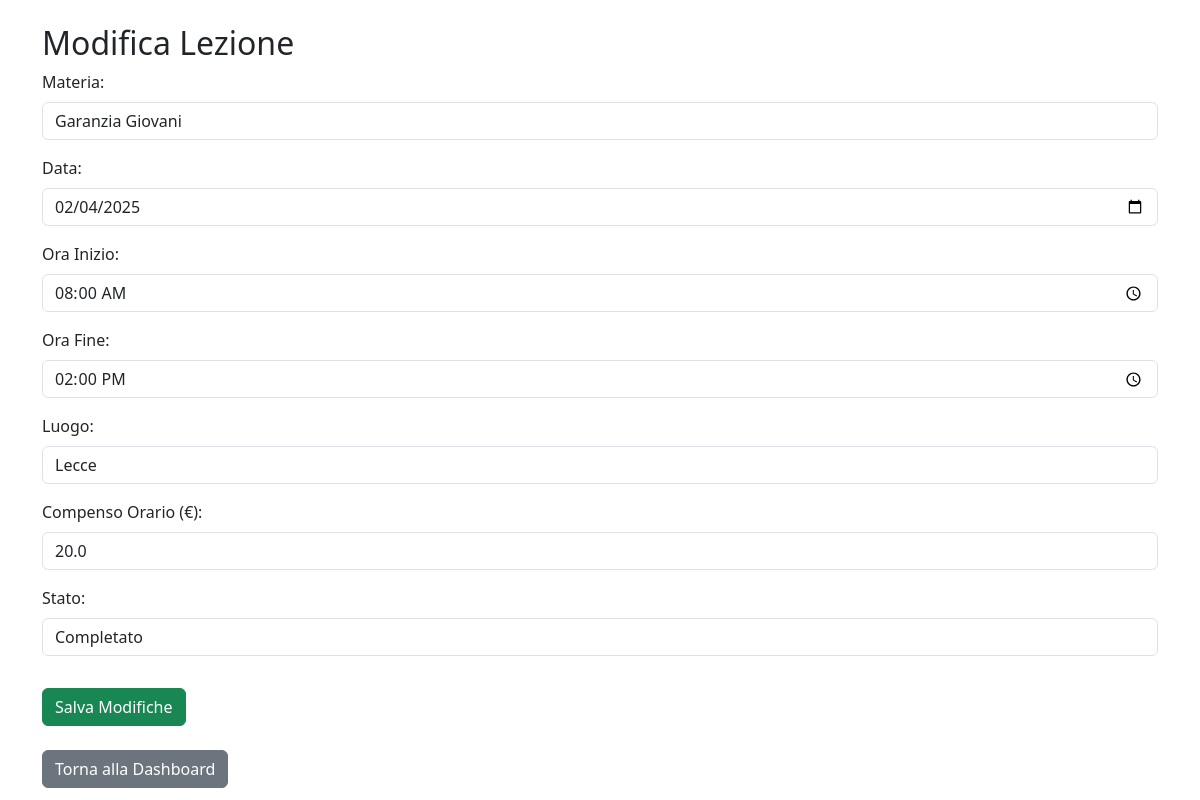
The app's page /modifica_lezione/1 (signed in) with its own data.
### tables this page shows
CREATE TABLE lezioni (
            id INTEGER PRIMARY KEY AUTOINCREMENT,
            id_corso TEXT NOT NULL,
            materia TEXT NOT NULL,
            data TEXT NOT NULL,
            ora_inizio TEXT NOT NULL,
            ora_fine TEXT NOT NULL,
            luogo TEXT NOT NULL,
            compenso_orario REAL NOT NULL,
            stato TEXT NOT NULL,
            fatturato INTEGER DEFAULT 0,
            mese_fatturato TEXT DEFAULT NULL
        );

### routes/lezioni.py (the view, shortened to what this page needs)
@lezioni_bp.route("/modifica_lezione/<int:lezione_id>", methods=["GET", "POST"])
@login_required
def modifica_lezione(lezione_id):
    with db_connection() as conn:
        cursor = conn.cursor()
        placeholder = get_placeholder()
        cursor.execute(f"SELECT * FROM lezioni WHERE id={placeholder}", (lezione_id,))
        lezione = cursor.fetchone()
    return render_template("modifica_lezione.html", lezione=lezione)

### database.py (called while the page is built)
def get_db_connection():
    conn = sqlite3.connect(DB_PATH)
    conn.row_factory = sqlite3.Row
    return conn

@contextmanager
def db_connection():
    conn = get_db_connection()
    try:
        yield conn
    finally:
        conn.close()

### db_utils.py (called while the page is built)
def get_placeholder():
    return "%s" if USE_POSTGRES else "?"

### models/user.py (called while the page is built)
def load_user_from_db(user_id):
    try:
        user_id_int = int(user_id)
        placeholder = get_placeholder()
        with db_connection() as conn:
            cursor = conn.cursor()
            cursor.execute(f"SELECT * FROM users WHERE id = {placeholder}", (user_id_int,))
            user = cursor.fetchone()
            if user:
                return User(id=user['id'])
    except Exception as e:
        print(f"Errore in load_user_from_db: {e}")
    return None

### templates/modifica_lezione.html (shortened to what this page needs)
<!DOCTYPE html>
<html lang="it">
<head>
    <link rel="stylesheet" href="https://cdn.jsdelivr.net/npm/bootstrap@5.3.0/dist/css/bootstrap.min.css">
</head>
<body>
    <div class="container mt-4">
        <h2>Modifica Lezione</h2>
        <form method="post">
            <div class="mb-3">
                <label for="materia" class="form-label">Materia:</label>
                <input class="form-control" type="text" id="materia" name="materia" value="{{ lezione['materia'] }}" required>
            </div>
            <div class="mb-3">
                <label for="data" class="form-label">Data:</label>
                <input class="form-control" type="date" id="data" name="data" value="{{ lezione['data'] }}" required>
            </div>
            <div class="mb-3">
                <label for="ora_inizio" class="form-label">Ora Inizio:</label>
                <input class="form-control" type="time" id="ora_inizio" name="ora_inizio" value="{{ lezione['ora_inizio'] }}" required>
            </div>
            <div class="mb-3">
                <label for="ora_fine" class="form-label">Ora Fine:</label>
                <input class="form-control" type="time" id="ora_fine" name="ora_fine" value="{{ lezione['ora_fine'] }}" required>
            </div>
            <div class="mb-3">
                <label for="luogo" class="form-label">Luogo:</label>
                <input class="form-control" type="text" id="luogo" name="luogo" value="{{ lezione['luogo'] }}" required>
            </div>
            <div class="mb-3">
                <label for="compenso_orario" class="form-label">Compenso Orario (€):</label>
                <input class="form-control" type="number" step="0.01" id="compenso_orario" name="compenso_orario" value="{{ lezione['compenso_orario'] }}" required>
            </div>
            <div class="mb-3">
                <label for="stato" class="form-label">Stato:</label>
                <select class="form-control" id="stato" name="stato">
                    <option value="Completato" {% if lezione['stato'] == "Completato" %}selected{% endif %}>Completato</option>
                </select>
            </div>
            <button class="btn btn-success mt-3" type="submit">Salva Modifiche</button>
        </form>
        <br>
        <a href="{{ url_for('lezioni.dashboard') }}" class="btn btn-secondary">Torna alla Dashboard</a>
    </div>
</body>
</html>

### records on screen
lezioni: materia "Garanzia Giovani", data "02/04/2025", ora_inizio "08:00", ora_fine "14:00", luogo "Lecce", compenso_orario "20.0", stato "Completato"
